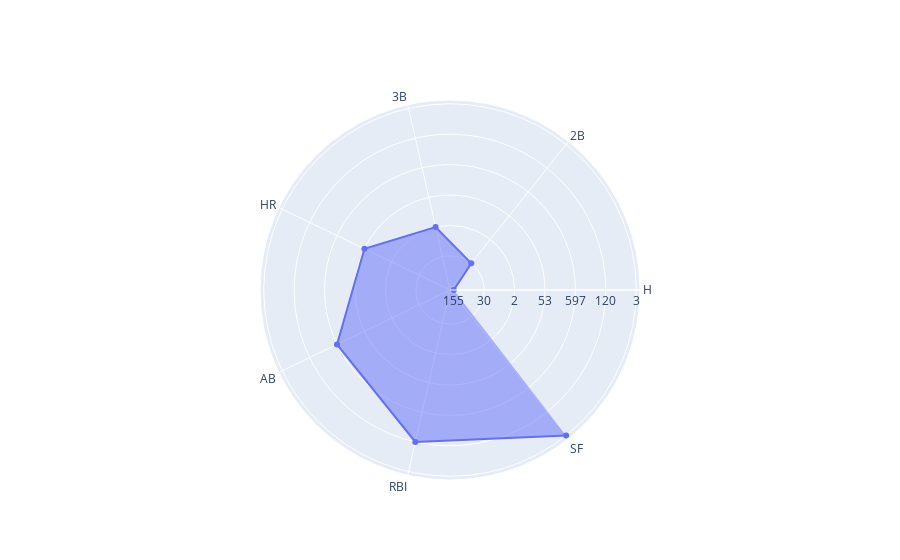
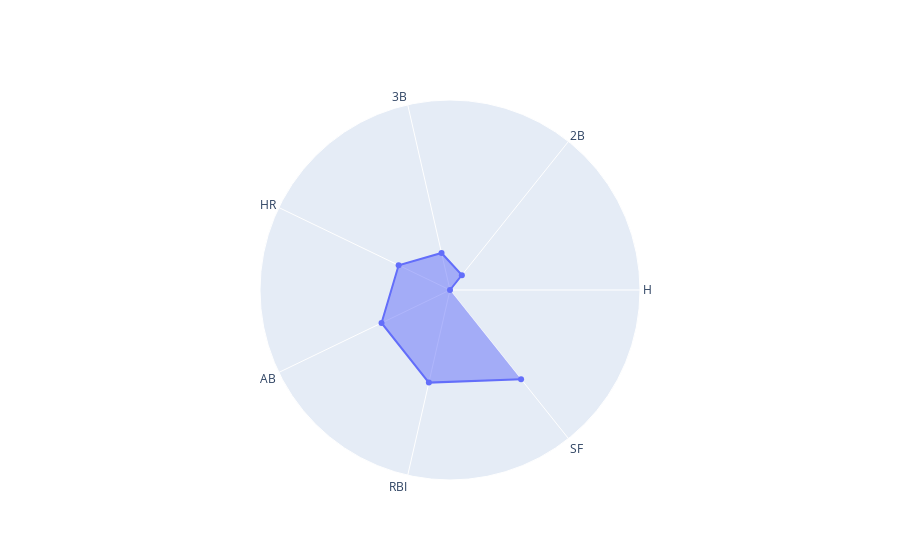

Notebook cell for these charts, in order:
### Code cell
print("Pick a Player")
x=input()
print("You selected: "+x)
x_row=batting_data[batting_data['Name'] == x].index[0]
x_row
player_hits=batting_data['H'][x_row]
player_doubles=batting_data['2B'][x_row]
player_triples=batting_data['3B'][x_row]
player_hrs=batting_data['HR'][x_row]
player_AB=batting_data['AB'][x_row]
player_RBI=batting_data['RBI'][x_row]
player_SF=batting_data['SF'][x_row]

#league_hits=batting_data['H'].mean()
#league_doubles=batting_data['2B'].mean()
#league_triples=batting_data['3B'].mean()
#league_hrs=batting_data['HR'].mean()
#league_AB=batting_data['AB'].mean()
#league_RBI=batting_data['RBI'].mean()
#league_SF=batting_data['SF'].mean()


import plotly.graph_objects as go
categories = ["H", "2B", "3B", "HR", "AB", "RBI", "SF"]

fig = go.Figure()

fig.add_trace(go.Scatterpolar(
    r=[batting_data["H"][x_row], batting_data["2B"][x_row],batting_data["3B"][x_row], batting_data["HR"][x_row], batting_data["AB"][x_row], batting_data["RBI"][x_row], batting_data["SF"][x_row]],
    theta = categories,
    fill='toself',
    name='Product A'))

#fig.add_trace(go.Scatterpolar(
#     r=[league_hits, league_doubles,league_triples, league_hrs, league_AB, league_RBI, league_SF],
#     theta = categories,
#     fill='toself',
#     name='Product B'))

fig.update_layout(
    polar=dict(
        radialaxis=dict(
        visible=False,
        range=[0,10])),
    showlegend=False
)

### Figure 1 — Plotly figure (JSON) as saved in the notebook; plotly's stock layout.template omitted (floating-point values rounded to 4 significant figures)
{"data": [{"fill": "toself", "name": "Product A", "r": ["155", "30", "2", "53", "597", "120", "3"], "theta": ["H", "2B", "3B", "HR", "AB", "RBI", "SF"], "type": "scatterpolar"}], "layout": {}}

### Figure 2 — Plotly figure (JSON) as saved in the notebook; plotly's stock layout.template omitted (floating-point values rounded to 4 significant figures)
{"data": [{"fill": "toself", "name": "Product A", "r": ["155", "30", "2", "53", "597", "120", "3"], "theta": ["H", "2B", "3B", "HR", "AB", "RBI", "SF"], "type": "scatterpolar"}], "layout": {"polar": {"radialaxis": {"range": [0, 10], "visible": false}}, "showlegend": false}}
